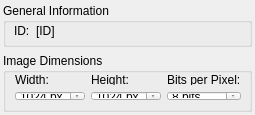
<?xml version="1.0" encoding="UTF-8"?>
<ui version="4.0">
 <class>DockWidgetMacroSim</class>
 <widget class="QWidget" name="DockWidgetMacroSim">
  <property name="geometry">
   <rect>
    <x>0</x>
    <y>0</y>
    <width>232</width>
    <height>115</height>
   </rect>
  </property>
  <property name="minimumSize">
   <size>
    <width>0</width>
    <height>115</height>
   </size>
  </property>
  <property name="windowTitle">
   <string>Form</string>
  </property>
  <layout class="QVBoxLayout" name="verticalLayout_2">
   <property name="margin">
    <number>3</number>
   </property>
   <item>
    <widget class="QGroupBox" name="groupBox">
     <property name="sizePolicy">
      <sizepolicy hsizetype="Preferred" vsizetype="Minimum">
       <horstretch>0</horstretch>
       <verstretch>0</verstretch>
      </sizepolicy>
     </property>
     <property name="title">
      <string>General Information</string>
     </property>
     <layout class="QGridLayout" name="gridLayout">
      <property name="leftMargin">
       <number>8</number>
      </property>
      <property name="topMargin">
       <number>1</number>
      </property>
      <property name="rightMargin">
       <number>8</number>
      </property>
      <property name="bottomMargin">
       <number>6</number>
      </property>
      <item row="0" column="0">
       <widget class="QLabel" name="label_2">
        <property name="text">
         <string>ID:</string>
        </property>
       </widget>
      </item>
      <item row="0" column="1">
       <widget class="QLabel" name="lblID">
        <property name="sizePolicy">
         <sizepolicy hsizetype="Expanding" vsizetype="Preferred">
          <horstretch>0</horstretch>
          <verstretch>0</verstretch>
         </sizepolicy>
        </property>
        <property name="text">
         <string>[ID]</string>
        </property>
       </widget>
      </item>
     </layout>
    </widget>
   </item>
   <item>
    <widget class="QGroupBox" name="groupBox_2">
     <property name="sizePolicy">
      <sizepolicy hsizetype="Preferred" vsizetype="Preferred">
       <horstretch>0</horstretch>
       <verstretch>0</verstretch>
      </sizepolicy>
     </property>
     <property name="minimumSize">
      <size>
       <width>0</width>
       <height>0</height>
      </size>
     </property>
     <property name="title">
      <string>Image Dimensions</string>
     </property>
     <layout class="QGridLayout" name="gridLayout_2">
      <property name="topMargin">
       <number>1</number>
      </property>
      <property name="rightMargin">
       <number>8</number>
      </property>
      <property name="bottomMargin">
       <number>8</number>
      </property>
      <item row="0" column="0">
       <widget class="QLabel" name="label_3">
        <property name="text">
         <string>Width:</string>
        </property>
       </widget>
      </item>
      <item row="0" column="1">
       <widget class="QLabel" name="label_4">
        <property name="text">
         <string>Height:</string>
        </property>
       </widget>
      </item>
      <item row="0" column="2">
       <widget class="QLabel" name="label_5">
        <property name="text">
         <string>Bits per Pixel:</string>
        </property>
       </widget>
      </item>
      <item row="1" column="0">
       <widget class="QSpinBox" name="spinWidth">
        <property name="suffix">
         <string> px</string>
        </property>
        <property name="minimum">
         <number>1</number>
        </property>
        <property name="maximum">
         <number>2048</number>
        </property>
        <property name="value">
         <number>1024</number>
        </property>
       </widget>
      </item>
      <item row="1" column="1">
       <widget class="QSpinBox" name="spinHeight">
        <property name="suffix">
         <string> px</string>
        </property>
        <property name="minimum">
         <number>1</number>
        </property>
        <property name="maximum">
         <number>2048</number>
        </property>
        <property name="value">
         <number>1024</number>
        </property>
       </widget>
      </item>
      <item row="1" column="2">
       <widget class="QSpinBox" name="spinBpp">
        <property name="suffix">
         <string> bits</string>
        </property>
        <property name="minimum">
         <number>8</number>
        </property>
        <property name="maximum">
         <number>64</number>
        </property>
        <property name="value">
         <number>8</number>
        </property>
       </widget>
      </item>
     </layout>
    </widget>
   </item>
   <item>
    <spacer name="verticalSpacer">
     <property name="orientation">
      <enum>Qt::Vertical</enum>
     </property>
     <property name="sizeHint" stdset="0">
      <size>
       <width>20</width>
       <height>40</height>
      </size>
     </property>
    </spacer>
   </item>
  </layout>
 </widget>
 <resources/>
 <connections/>
</ui>
